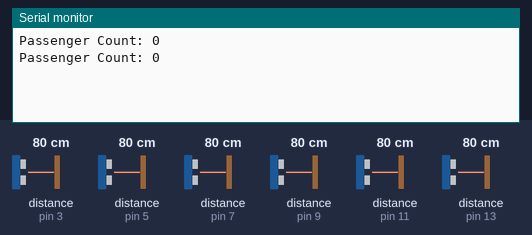
The sketch below on a simulated Arduino Uno, built with avr-gcc and run on an emulated ATmega328P. Shown: the last lines printed to the serial monitor. Inputs (shaded band) come from the test bench; at power-on: distance to the obstacle (sensors on pin 3, pin 5, pin 7, pin 9, pin 11, pin 13) 80 cm. The echo pulse lasts 58.3 µs per cm.

Above: at 1.8 s.
1.9 s: distance to the obstacle (sensor on pin 3) set to 2 cm
At 2.7 s:
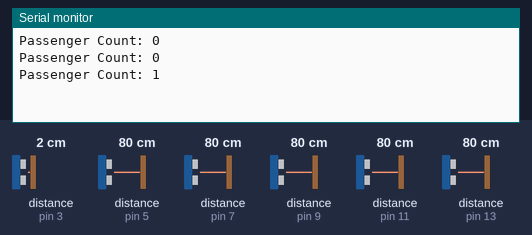
3.4 s: distance to the obstacle (sensor on pin 5) set to 2 cm
At 4.7 s:
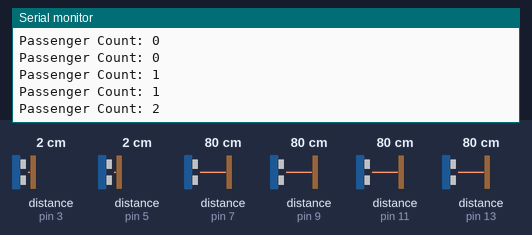
4.9 s: distance to the obstacle (sensor on pin 7) set to 2 cm
At 6.0 s:
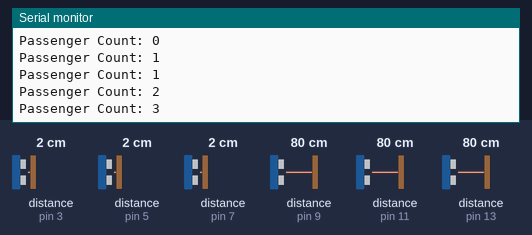
6.4 s: distance to the obstacle (sensor on pin 9) set to 2 cm
At 7.7 s:
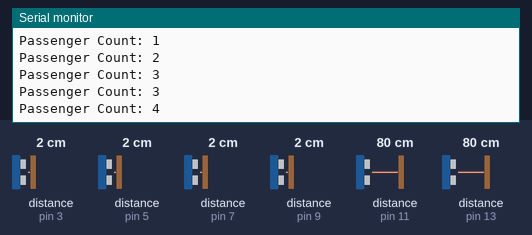
7.9 s: distance to the obstacle (sensor on pin 11) set to 2 cm
At 8.9 s:
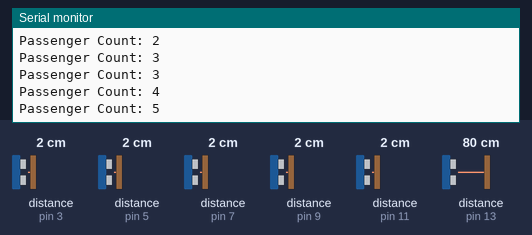
9.4 s: distance to the obstacle (sensor on pin 13) set to 2 cm
At 11.0 s:
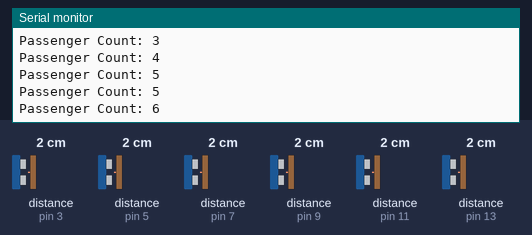
Timing chart, 0 to 11.9 s (numbered marks = the images above; inputs shaded):
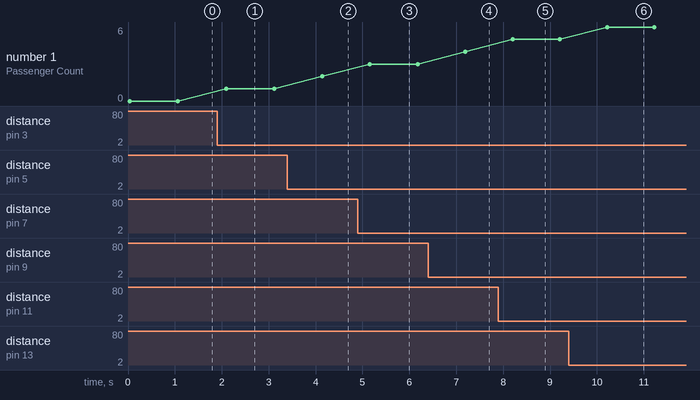

Measured:
- after the input at 1.9 s, the serial monitor: prints a new line after 0.19 s (image 1)
- after the input at 3.4 s, the serial monitor: prints a new line after 0.74 s (image 2)
- after the input at 4.9 s, the serial monitor: prints a new line after 0.26 s (image 3)
- after the input at 6.4 s, the serial monitor: prints a new line after 0.79 s (image 4)
- after the input at 7.9 s, the serial monitor: prints a new line after 0.30 s (image 5)
- after the input at 9.4 s, the serial monitor: prints a new line after 0.82 s (image 6)
- plotted number 1: 0 → 1 after the input at 1.9 s, 1 → 2 after the input at 3.4 s, 2 → 3 after the input at 4.9 s, 3 → 4 after the input at 6.4 s, 4 → 5 after the input at 7.9 s

The sketch:

monitoringSystem.ino
```cpp
#include <NewPing.h>

#define TRIGGER_PIN_1 2
#define ECHO_PIN_1 3
#define TRIGGER_PIN_2 4
#define ECHO_PIN_2 5
#define TRIGGER_PIN_3 6
#define ECHO_PIN_3 7
#define TRIGGER_PIN_4 8
#define ECHO_PIN_4 9
#define TRIGGER_PIN_5 10
#define ECHO_PIN_5 11
#define TRIGGER_PIN_6 12
#define ECHO_PIN_6 13

NewPing sensor[6] = {
  NewPing(TRIGGER_PIN_1, ECHO_PIN_1),
  NewPing(TRIGGER_PIN_2, ECHO_PIN_2),
  NewPing(TRIGGER_PIN_3, ECHO_PIN_3),
  NewPing(TRIGGER_PIN_4, ECHO_PIN_4),
  NewPing(TRIGGER_PIN_5, ECHO_PIN_5),
  NewPing(TRIGGER_PIN_6, ECHO_PIN_6)
};

int passengerCount = 0;
bool sitLastState[6] = {false};

void setup() {
  Serial.begin(9600);
}

void loop() {
  for (int i = 0; i < 6; i++) {
    int distance = sensor[i].ping_cm();
    bool sit = (distance <= 40);

    // Increment passenger count if sensor is triggered and was not triggered before
    if (sit && !sitLastState[i]) {
      passengerCount++;
      sitLastState[i] = true;
    } else if (!sit && sitLastState[i]) {
      passengerCount--;
      sitLastState[i] = false;
    }
  }

  Serial.print("Passenger Count: ");
  Serial.println(passengerCount);

  delay(1000);
}
```
